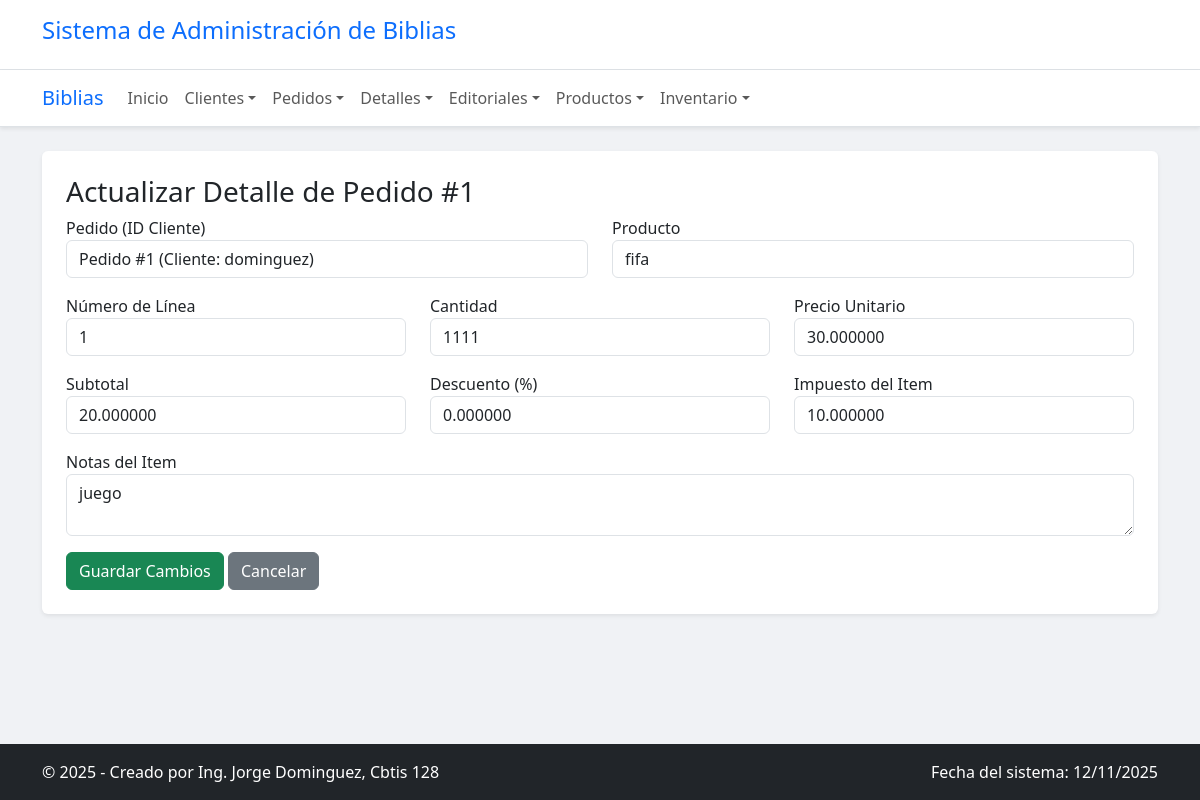
The page /detalles/actualizar/1/ on the database its author committed.
### app_Biblia/models.py (models this page shows, shortened)
class DetallePedido(models.Model):
    cantidad = models.PositiveIntegerField(default=1)
    precio_venta_unitario = models.DecimalField(max_digits=10, decimal_places=2)
    subtotal_detalle = models.DecimalField(max_digits=10, decimal_places=2)
    porcentaje_descuento = models.DecimalField(max_digits=5, decimal_places=2, default=0)
    impuesto_detalle = models.DecimalField(max_digits=10, decimal_places=2, default=0)
    notas_item = models.CharField(max_length=255, blank=True, null=True)
    numero_linea = models.PositiveIntegerField()
    pedido = models.ForeignKey(
        Pedido,
        on_delete=models.CASCADE,
        related_name="detalles"
    )
    producto = models.ForeignKey(
        ProductosGlobal,
        on_delete=models.SET_NULL,
        null=True
    )
    class Meta:
        verbose_name_plural = "Detalles de Pedido"
        ordering = ['pedido', 'numero_linea']

class ProductosGlobal(models.Model):
    isbo = models.CharField(max_length=20, unique=True)
    nombre = models.CharField(max_length=255)
    idioma = models.CharField(max_length=50)
    precio_base_usd = models.DecimalField(max_digits=10, decimal_places=2)
    tipo_producto = models.CharField(max_length=100)
    editorial = models.ForeignKey(
        EditorialProveedor,
        on_delete=models.SET_NULL,
        null=True,
        blank=True,
        related_name="productos"
    )
    class Meta:
        verbose_name_plural = "Productos Globales"
        ordering = ['nombre']

### app_Biblia/views.py (the view)
# urls.py: path('detalles/actualizar/<int:id>/', views.actualizar_detalle_pedido, name='actualizar_detalle_pedido'),
def actualizar_detalle_pedido(request, id):
    detalle = get_object_or_404(DetallePedido, id=id)
    pedidos = Pedido.objects.all()
    productos = ProductosGlobal.objects.all()
    context = {'detalle': detalle, 'pedidos': pedidos, 'productos': productos}
    return render(request, 'detalle_pedido/actualizar_detalle_pedido.html', context)

### app_Biblia/templates/detalle_pedido/actualizar_detalle_pedido.html (shortened to what this page needs)
{% extends 'base.html' %}
{% block content %}
<h3>Actualizar Detalle de Pedido #{{ detalle.id }}</h3>
<form method="POST" action="{% url 'realizar_actualizacion_detalle_pedido' detalle.id %}">
  <div class="row">
    <div class="col-md-6 mb-3">
      <label>Pedido (ID Cliente)</label>
      <select class="form-control" name="pedido" required>
        {% for p in pedidos %}
          <option value="{{ p.id }}" {% if p.id == detalle.pedido.id %}selected{% endif %}>
            Pedido #{{ p.id }} (Cliente: {{ p.cliente.apellido }})
          </option>
        {% endfor %}
      </select>
    </div>
    <div class="col-md-6 mb-3">
      <label>Producto</label>
      <select class="form-control" name="producto" required>
        {% for prod in productos %}
          <option value="{{ prod.id }}" {% if prod.id == detalle.producto.id %}selected{% endif %}>
            {{ prod.nombre }}
          </option>
        {% endfor %}
      </select>
    </div>
  </div>
  <div class="row">
    <div class="col-md-4 mb-3">
      <label>Número de Línea</label>
      <input class="form-control" name="numero_linea" type="number" value="{{ detalle.numero_linea }}" required>
    </div>
    <div class="col-md-4 mb-3">
      <label>Cantidad</label>
      <input class="form-control" name="cantidad" type="number" value="{{ detalle.cantidad }}" required>
    </div>
    <div class="col-md-4 mb-3">
      <label>Precio Unitario</label>
      <input class="form-control" name="precio_venta_unitario" type="number" step="0.01" value="{{ detalle.precio_venta_unitario|stringformat:'f' }}" required>
    </div>
  </div>
  <div class="row">
    <div class="col-md-4 mb-3">
      <label>Subtotal</label>
      <input class="form-control" name="subtotal_detalle" type="number" step="0.01" value="{{ detalle.subtotal_detalle|stringformat:'f' }}" required>
    </div>
    <div class="col-md-4 mb-3">
      <label>Descuento (%)</label>
      <input class="form-control" name="porcentaje_descuento" type="number" step="0.01" value="{{ detalle.porcentaje_descuento|stringformat:'f' }}">
    </div>
    <div class="col-md-4 mb-3">
      <label>Impuesto del Item</label>
      <input class="form-control" name="impuesto_detalle" type="number" step="0.01" value="{{ detalle.impuesto_detalle|stringformat:'f' }}">
    </div>
  </div>
  <div class="mb-3">
    <label>Notas del Item</label>
    <textarea class="form-control" name="notas_item" rows="2">{{ detalle.notas_item|default_if_none:'' }}</textarea>
  </div>
  <button class="btn btn-success" type="submit">Guardar Cambios</button>
  <a class="btn btn-secondary" href="{% url 'ver_detalles' %}">Cancelar</a>
</form>
{% endblock %}

### app_Biblia/templates/base.html (style rules this page uses)
body { background-color: #f0f2f5; }
.btn-success { background-color: #198754; border-color: #198754; }

### rows shown on the page
DetallePedido: id "1", pedido "Pedido #1 (Cliente: dominguez)", producto "fifa", numero_linea "1", cantidad "1111", precio_venta_unitario "30.000000", subtotal_detalle "20.000000", porcentaje_descuento "0.000000", impuesto_detalle "10.000000", notas_item "juego"
